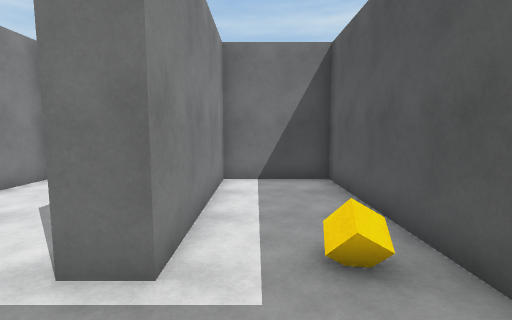
[1] (above)

16 first-person views from a walk through a 3-D level made in the Unity game engine. The camera is 1.5 m above the floor, tilts 6° down and sees 85° across. The floor is counted in squares, 1 m on a side. Each view is taken from the middle of a square. On the plan, view 1 faces up. The plan holds only what a view shows up to about 14 squares ahead; the rest is blank. The place goes on beyond the plan.

[2]
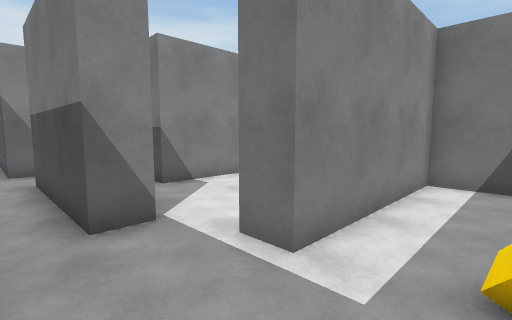

[3]
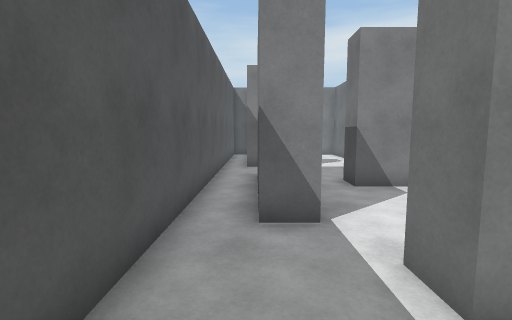

[4]
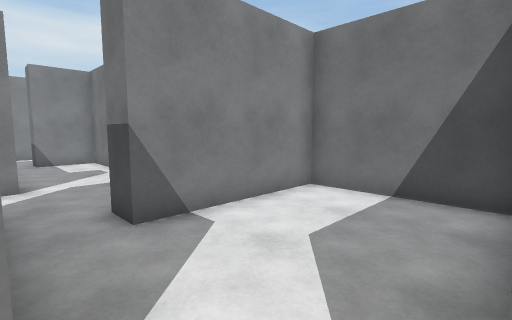

[5]
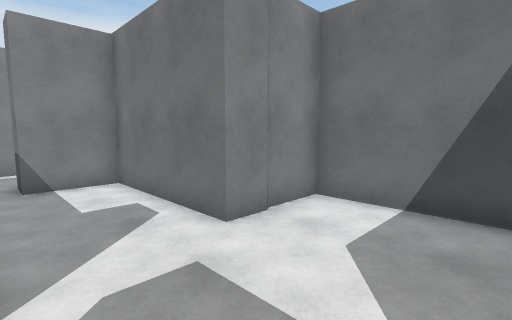

[6]
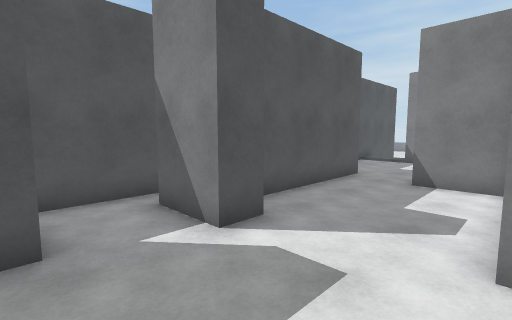

[7]
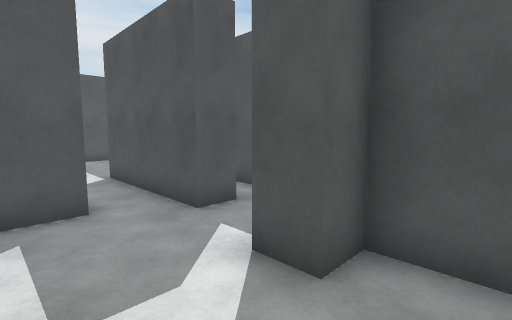

[8]
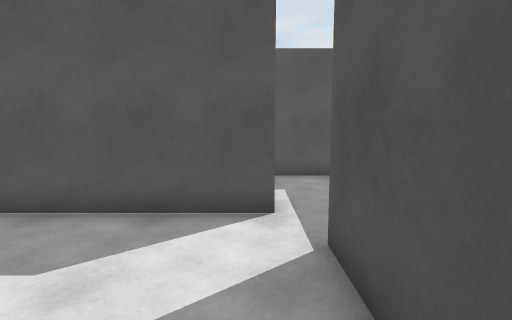

[9]
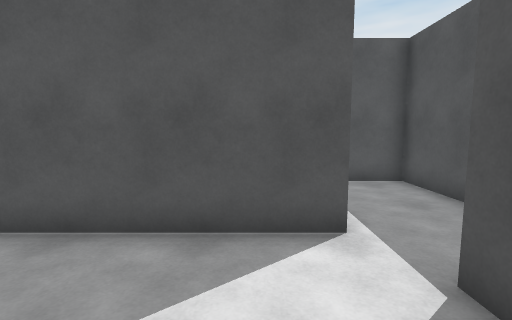

[10]
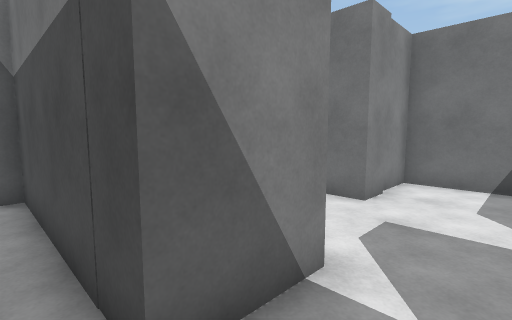

[11]
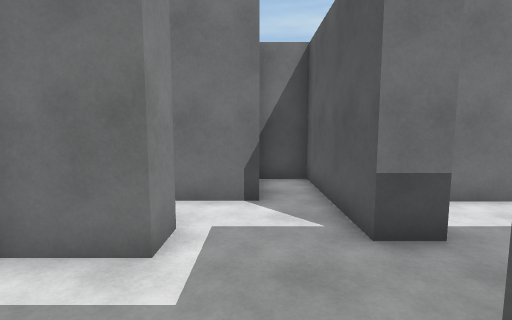

[12]
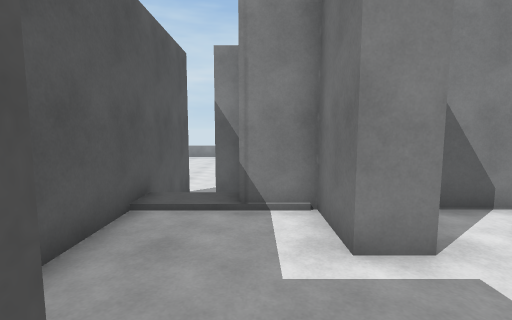

[13]
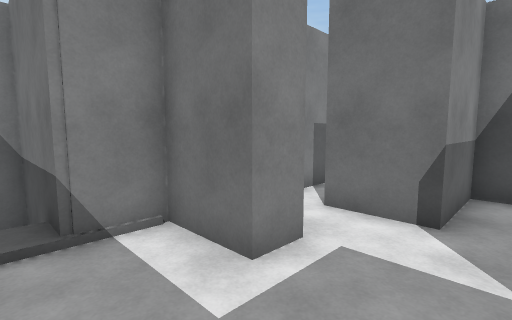

[14]
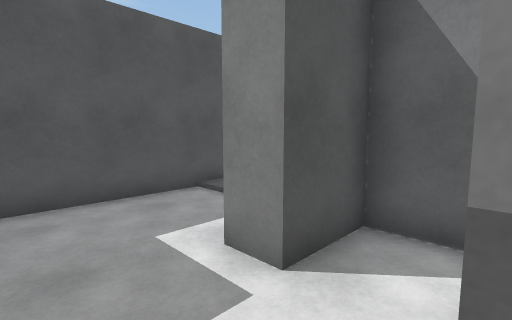

[15]
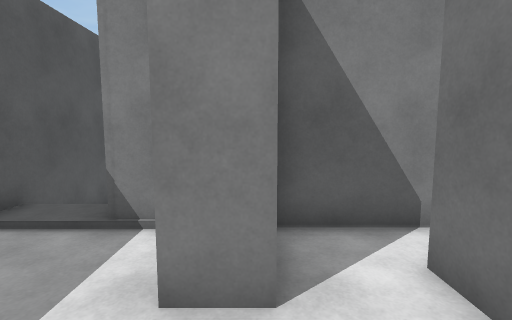

[16]
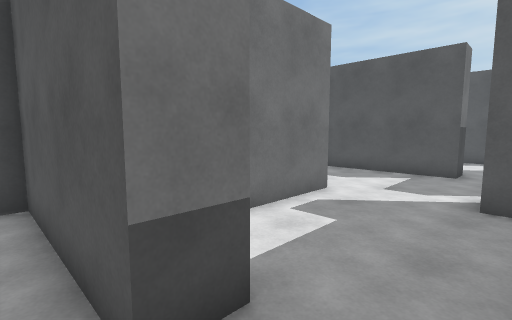

### Floor plan
Points are (right, up) in squares from view 1. A wall is a line through its corners. A room is listed if a view was taken in it or the views show most of it. See-through windows are left out.
Room 1 (views 1, 2, 3, 4, 10)
walls: (-3.4, 2) (-3.4, 1.1) (-8.4, 1.1); (-10.6, 0.6) (-16.4, 0.6) (-16.4, 0.2); (-13, -0.4) (2.3, -0.4) (2.3, 8.7) (-1, 8.7) (-1, 2.7) (-2, 2.7)
ways out: opening at (-9.5, 1.5) to room 2; opening at (-3, 3) to room 3
objects: cube (1, 3)
Room 2 (views 5, 6, 7, 8)
walls: (-8.4, 1.1) (-8.4, 2) (-6.4, 2); (-6.4, 3.7) (-7.4, 3.7) (-7.4, 8.2); (-8.1, 8.7) (-11.5, 8.7) (-11.5, 5.9) (-16.4, 5.9) (-16.4, 3.7); (-16.5, 1.6) (-11.6, 1.6) (-11.6, 2.6) (-10.6, 2.6) (-10.6, 0.6)
ways out: opening at (-9.5, 1.5) to room 1; opening at (-7, 3) to room 3; opening at (-17, 2.5) to room 4
Room 3 (view 9)
walls: (-2.1, 8.7) (-6.4, 8.7) (-6.4, 3.7); (-6.4, 2) (-3.4, 2); (-2, 2.7) (-2, 7.9)
ways out: opening at (-3, 3) to room 1; opening at (-7, 3) to room 2
Room 4 (views 11, 12, 13, 14, 15, 16)
walls: (-17.5, 1.6) (-16.5, 1.6); (-16.4, 3.7) (-17.4, 3.7) (-17.4, 8.7) (-18.9, 8.7) (-18.9, 5.9) (-21, 5.9); (-22.2, 6.9) (-22.2, 4.2) (-20.2, 4.2) (-20.2, 3.2) (-22.2, 3.2) (-22.2, 1.7) (-25.5, 1.7); (-25.5, -0.4) (-18.1, -0.4)
ways out: opening at (-17, 2.5) to room 2

Where each view was taken, in squares from view 1:
view 1: 0 up, 0 right, facing up
view 2: 0 up, 1 right, facing up-left
view 3: 1 up, 1 right, facing left
view 4: 2 up, 2 left, facing up-left
view 5: 3 up, 8 left, facing up-left
view 6: 6 up, 8 left, facing down-left
view 7: 5 up, 13 left, facing down-right
view 8: 3 up, 7 left, facing right
view 9: 4 up, 6 left, facing right
view 10: 0 up, 9 left, facing up-left
view 11: 0 up, 19 left, facing up
view 12: 2 up, 17 left, facing left
view 13: 1 up, 18 left, facing up-left
view 14: 6 up, 18 left, facing down-left
view 15: 4 up, 18 left, facing left
view 16: 2 up, 18 left, facing up-right
